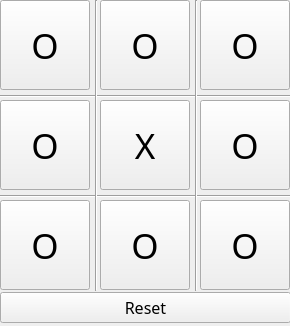
<?xml version="1.0" encoding="UTF-8"?>
<ui version="4.0">
 <class>MainWindow</class>
 <widget class="QMainWindow" name="MainWindow">
  <property name="geometry">
   <rect>
    <x>0</x>
    <y>0</y>
    <width>290</width>
    <height>326</height>
   </rect>
  </property>
  <property name="sizePolicy">
   <sizepolicy hsizetype="Fixed" vsizetype="Fixed">
    <horstretch>0</horstretch>
    <verstretch>0</verstretch>
   </sizepolicy>
  </property>
  <property name="minimumSize">
   <size>
    <width>290</width>
    <height>326</height>
   </size>
  </property>
  <property name="maximumSize">
   <size>
    <width>290</width>
    <height>326</height>
   </size>
  </property>
  <property name="font">
   <font>
    <family>PT Serif</family>
    <weight>75</weight>
    <bold>true</bold>
   </font>
  </property>
  <property name="windowTitle">
   <string>Крестики-нолики</string>
  </property>
  <widget class="QWidget" name="centralwidget">
   <widget class="QPushButton" name="pushButton">
    <property name="geometry">
     <rect>
      <x>0</x>
      <y>0</y>
      <width>90</width>
      <height>90</height>
     </rect>
    </property>
    <property name="sizePolicy">
     <sizepolicy hsizetype="Fixed" vsizetype="Fixed">
      <horstretch>0</horstretch>
      <verstretch>0</verstretch>
     </sizepolicy>
    </property>
    <property name="baseSize">
     <size>
      <width>100</width>
      <height>100</height>
     </size>
    </property>
    <property name="font">
     <font>
      <family>PT Serif</family>
      <pointsize>26</pointsize>
      <weight>50</weight>
      <bold>false</bold>
     </font>
    </property>
    <property name="text">
     <string>O</string>
    </property>
   </widget>
   <widget class="QPushButton" name="pushButton_2">
    <property name="geometry">
     <rect>
      <x>100</x>
      <y>0</y>
      <width>90</width>
      <height>90</height>
     </rect>
    </property>
    <property name="sizePolicy">
     <sizepolicy hsizetype="Fixed" vsizetype="Fixed">
      <horstretch>0</horstretch>
      <verstretch>0</verstretch>
     </sizepolicy>
    </property>
    <property name="baseSize">
     <size>
      <width>100</width>
      <height>100</height>
     </size>
    </property>
    <property name="font">
     <font>
      <family>PT Serif</family>
      <pointsize>26</pointsize>
      <weight>50</weight>
      <bold>false</bold>
     </font>
    </property>
    <property name="text">
     <string>O</string>
    </property>
   </widget>
   <widget class="QPushButton" name="pushButton_3">
    <property name="geometry">
     <rect>
      <x>200</x>
      <y>0</y>
      <width>90</width>
      <height>90</height>
     </rect>
    </property>
    <property name="sizePolicy">
     <sizepolicy hsizetype="Fixed" vsizetype="Fixed">
      <horstretch>0</horstretch>
      <verstretch>0</verstretch>
     </sizepolicy>
    </property>
    <property name="baseSize">
     <size>
      <width>100</width>
      <height>100</height>
     </size>
    </property>
    <property name="font">
     <font>
      <family>PT Serif</family>
      <pointsize>26</pointsize>
      <weight>50</weight>
      <bold>false</bold>
     </font>
    </property>
    <property name="text">
     <string>O</string>
    </property>
   </widget>
   <widget class="QPushButton" name="pushButton_4">
    <property name="geometry">
     <rect>
      <x>100</x>
      <y>100</y>
      <width>90</width>
      <height>90</height>
     </rect>
    </property>
    <property name="sizePolicy">
     <sizepolicy hsizetype="Fixed" vsizetype="Fixed">
      <horstretch>0</horstretch>
      <verstretch>0</verstretch>
     </sizepolicy>
    </property>
    <property name="baseSize">
     <size>
      <width>100</width>
      <height>100</height>
     </size>
    </property>
    <property name="font">
     <font>
      <family>PT Serif</family>
      <pointsize>26</pointsize>
      <weight>50</weight>
      <bold>false</bold>
     </font>
    </property>
    <property name="text">
     <string>X</string>
    </property>
   </widget>
   <widget class="QPushButton" name="pushButton_5">
    <property name="geometry">
     <rect>
      <x>200</x>
      <y>100</y>
      <width>90</width>
      <height>90</height>
     </rect>
    </property>
    <property name="sizePolicy">
     <sizepolicy hsizetype="Fixed" vsizetype="Fixed">
      <horstretch>0</horstretch>
      <verstretch>0</verstretch>
     </sizepolicy>
    </property>
    <property name="baseSize">
     <size>
      <width>100</width>
      <height>100</height>
     </size>
    </property>
    <property name="font">
     <font>
      <family>PT Serif</family>
      <pointsize>26</pointsize>
      <weight>50</weight>
      <bold>false</bold>
     </font>
    </property>
    <property name="text">
     <string>O</string>
    </property>
   </widget>
   <widget class="QPushButton" name="pushButton_6">
    <property name="geometry">
     <rect>
      <x>0</x>
      <y>100</y>
      <width>90</width>
      <height>90</height>
     </rect>
    </property>
    <property name="sizePolicy">
     <sizepolicy hsizetype="Fixed" vsizetype="Fixed">
      <horstretch>0</horstretch>
      <verstretch>0</verstretch>
     </sizepolicy>
    </property>
    <property name="baseSize">
     <size>
      <width>100</width>
      <height>100</height>
     </size>
    </property>
    <property name="font">
     <font>
      <family>PT Serif</family>
      <pointsize>26</pointsize>
      <weight>50</weight>
      <bold>false</bold>
     </font>
    </property>
    <property name="text">
     <string>O</string>
    </property>
   </widget>
   <widget class="QPushButton" name="pushButton_7">
    <property name="geometry">
     <rect>
      <x>100</x>
      <y>200</y>
      <width>90</width>
      <height>90</height>
     </rect>
    </property>
    <property name="sizePolicy">
     <sizepolicy hsizetype="Fixed" vsizetype="Fixed">
      <horstretch>0</horstretch>
      <verstretch>0</verstretch>
     </sizepolicy>
    </property>
    <property name="baseSize">
     <size>
      <width>100</width>
      <height>100</height>
     </size>
    </property>
    <property name="font">
     <font>
      <family>PT Serif</family>
      <pointsize>26</pointsize>
      <weight>50</weight>
      <bold>false</bold>
     </font>
    </property>
    <property name="text">
     <string>O</string>
    </property>
   </widget>
   <widget class="QPushButton" name="pushButton_8">
    <property name="geometry">
     <rect>
      <x>200</x>
      <y>200</y>
      <width>90</width>
      <height>90</height>
     </rect>
    </property>
    <property name="sizePolicy">
     <sizepolicy hsizetype="Fixed" vsizetype="Fixed">
      <horstretch>0</horstretch>
      <verstretch>0</verstretch>
     </sizepolicy>
    </property>
    <property name="baseSize">
     <size>
      <width>100</width>
      <height>100</height>
     </size>
    </property>
    <property name="font">
     <font>
      <family>PT Serif</family>
      <pointsize>26</pointsize>
      <weight>50</weight>
      <bold>false</bold>
     </font>
    </property>
    <property name="text">
     <string>O</string>
    </property>
   </widget>
   <widget class="QPushButton" name="pushButton_9">
    <property name="geometry">
     <rect>
      <x>0</x>
      <y>200</y>
      <width>90</width>
      <height>90</height>
     </rect>
    </property>
    <property name="sizePolicy">
     <sizepolicy hsizetype="Fixed" vsizetype="Fixed">
      <horstretch>0</horstretch>
      <verstretch>0</verstretch>
     </sizepolicy>
    </property>
    <property name="baseSize">
     <size>
      <width>100</width>
      <height>100</height>
     </size>
    </property>
    <property name="font">
     <font>
      <family>PT Serif</family>
      <pointsize>26</pointsize>
      <weight>50</weight>
      <bold>false</bold>
     </font>
    </property>
    <property name="text">
     <string>O</string>
    </property>
   </widget>
   <widget class="Line" name="line">
    <property name="geometry">
     <rect>
      <x>0</x>
      <y>88</y>
      <width>291</width>
      <height>16</height>
     </rect>
    </property>
    <property name="orientation">
     <enum>Qt::Horizontal</enum>
    </property>
   </widget>
   <widget class="Line" name="line_2">
    <property name="geometry">
     <rect>
      <x>0</x>
      <y>188</y>
      <width>291</width>
      <height>16</height>
     </rect>
    </property>
    <property name="orientation">
     <enum>Qt::Horizontal</enum>
    </property>
   </widget>
   <widget class="Line" name="line_3">
    <property name="geometry">
     <rect>
      <x>86</x>
      <y>0</y>
      <width>20</width>
      <height>291</height>
     </rect>
    </property>
    <property name="orientation">
     <enum>Qt::Vertical</enum>
    </property>
   </widget>
   <widget class="Line" name="line_4">
    <property name="geometry">
     <rect>
      <x>186</x>
      <y>0</y>
      <width>20</width>
      <height>291</height>
     </rect>
    </property>
    <property name="orientation">
     <enum>Qt::Vertical</enum>
    </property>
   </widget>
   <widget class="QPushButton" name="pushButton_10">
    <property name="geometry">
     <rect>
      <x>0</x>
      <y>292</y>
      <width>291</width>
      <height>31</height>
     </rect>
    </property>
    <property name="sizePolicy">
     <sizepolicy hsizetype="Fixed" vsizetype="Fixed">
      <horstretch>0</horstretch>
      <verstretch>0</verstretch>
     </sizepolicy>
    </property>
    <property name="font">
     <font>
      <family>PT Serif</family>
      <pointsize>12</pointsize>
      <weight>50</weight>
      <bold>false</bold>
     </font>
    </property>
    <property name="text">
     <string>Reset</string>
    </property>
   </widget>
  </widget>
 </widget>
 <resources/>
 <connections/>
</ui>
